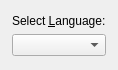
<?xml version="1.0" encoding="UTF-8"?>
<ui version="4.0">
 <class>LanguageWidget</class>
 <widget class="QWidget" name="LanguageWidget">
  <property name="geometry">
   <rect>
    <x>0</x>
    <y>0</y>
    <width>118</width>
    <height>70</height>
   </rect>
  </property>
  <property name="windowTitle">
   <string notr="true">LanguageWidget</string>
  </property>
  <layout class="QGridLayout" name="pGridLayout_">
   <property name="leftMargin">
    <number>0</number>
   </property>
   <property name="topMargin">
    <number>0</number>
   </property>
   <property name="rightMargin">
    <number>0</number>
   </property>
   <property name="bottomMargin">
    <number>0</number>
   </property>
   <item row="0" column="1">
    <spacer name="spacer_3">
     <property name="orientation">
      <enum>Qt::Vertical</enum>
     </property>
     <property name="sizeHint" stdset="0">
      <size>
       <width>20</width>
       <height>0</height>
      </size>
     </property>
    </spacer>
   </item>
   <item row="1" column="0">
    <spacer name="spacer">
     <property name="orientation">
      <enum>Qt::Horizontal</enum>
     </property>
     <property name="sizeHint" stdset="0">
      <size>
       <width>0</width>
       <height>20</height>
      </size>
     </property>
    </spacer>
   </item>
   <item row="1" column="1">
    <layout class="QVBoxLayout" name="verticalLayout">
     <item>
      <widget class="QLabel" name="pLabelLanguage_">
       <property name="text">
        <string>Select &amp;Language:</string>
       </property>
       <property name="buddy">
        <cstring>pComboBoxLanguage_</cstring>
       </property>
      </widget>
     </item>
     <item>
      <widget class="QComboBox" name="pComboBoxLanguage_">
       <property name="insertPolicy">
        <enum>QComboBox::InsertAlphabetically</enum>
       </property>
      </widget>
     </item>
    </layout>
   </item>
   <item row="1" column="2">
    <spacer name="spacer_2">
     <property name="orientation">
      <enum>Qt::Horizontal</enum>
     </property>
     <property name="sizeHint" stdset="0">
      <size>
       <width>0</width>
       <height>20</height>
      </size>
     </property>
    </spacer>
   </item>
   <item row="2" column="1">
    <spacer name="spacer_4">
     <property name="orientation">
      <enum>Qt::Vertical</enum>
     </property>
     <property name="sizeHint" stdset="0">
      <size>
       <width>20</width>
       <height>0</height>
      </size>
     </property>
    </spacer>
   </item>
  </layout>
 </widget>
 <resources/>
 <connections/>
</ui>
